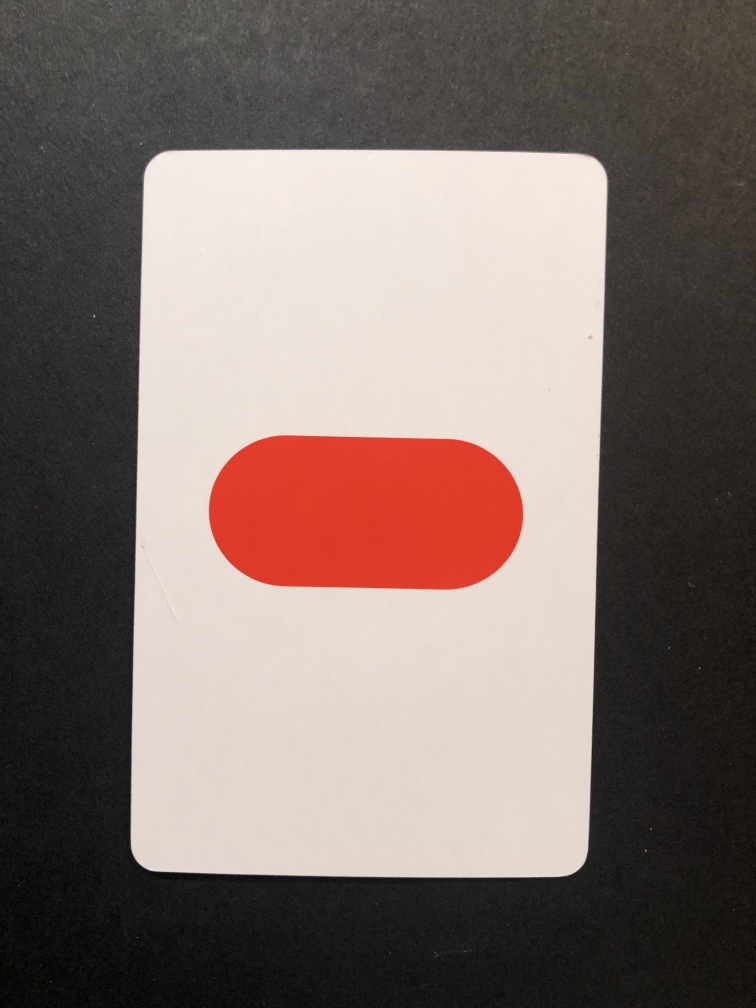
#> input picture img/0000.jpg, 3024 x 4032 px, given in place of the camera (shown at 1/4 size)
$ python warper.py
#> lines starting #> are read from the running program, lines starting #| are printed output that depends on the picture; after the words box and inside, x2 and y2 are one past the last pixel; in counts of white or black regions, pixels touching at a corner belong together
### reference.py
import cv2
import numpy as np
import os

WAIT_TIME = 1500

SHAPES = ["0__0", "0__1", "0__2", "1__0", "1__1", "1__2", "2__0", "2__1", "2__2"]
IMG_TYPE = "jpg"

NUM_DICT = {0: "1", 1: "2", 2: "3"}
COLOR_DICT = {0: "red", 1: "green", 2: "purple"}
FILL_DICT = {0: "solid", 1: "striped", 2: "empty"}
SHAPE_DICT = {0: "oval", 1: "diamond", 2: "squiggle"}

CANNY_THRESH = 50
THRESH_C = 70

CARD_MAX_AREA = 120000
CARD_MIN_AREA = 5000
CARD_WIDTH = 225
CARD_HEIGHT = 350

FONT_SIZE = 2
DEFAULT_FILL = 0

RED_VALS = [0, 49, 64, 255, 212, 255]
GREEN_VALS = [50, 89, 70, 255, 56, 255]
PURPLE_VALS = [90, 179, 12, 255, 82, 255]
VALS_DICT = {0:RED_VALS, 1:GREEN_VALS, 2:PURPLE_VALS}


# idk why i did this. this is the same as the shape class lol
class Card:
    def __init__(self):
        self.name = []
        self.img = []


# really just a class to represent the shape images
class Shape:
    def __init__(self):
        self.img = []
        self.name = "tbd"

    def __init__(self, image, n):
        self.img = image
        self.name = n

    def __repr__(self):
        return name_from_id(self.name, True)


# shows image for time (ms)
# [4 lines left out: function show_wait, not called in this run]


# gets name from number id (id as string)
def name_from_id(id):
    return NUM_DICT[int(id[0])] + " " + COLOR_DICT[int(id[1])] + " " + FILL_DICT[int(id[2])] + " " + SHAPE_DICT[int(id[3])]


# cannot be bothered to think. pts assumed to be 2d array [4][2]
# [33 lines left out: functions format_points, warp, not called in this run]


# empty function for trackbars
def empty(dummy):
    print(dummy)


# stacks images in img_array
def stack_images(scale, img_array):
    rows = len(img_array)
    if rows == 0:
        return cv2.imread("reference/black.jpg")
    cols = len(img_array[0])
    rowsAvailable = isinstance(img_array[0], list)
    width = img_array[0][0].shape[1]
    height = img_array[0][0].shape[0]
    if rowsAvailable:
        for x in range(0, rows):
            for y in range(0, cols):
                if img_array[x][y].shape[:2] == img_array[0][0].shape[:2]:
                    img_array[x][y] = cv2.resize(img_array[x][y], (0, 0), None, scale, scale)
                else:
                    img_array[x][y] = cv2.resize(img_array[x][y], (img_array[0][0].shape[1], img_array[0][0].shape[0]),
                                                 None, scale, scale)
                if len(img_array[x][y].shape) == 2: img_array[x][y] = cv2.cvtColor(img_array[x][y], cv2.COLOR_GRAY2BGR)
        imageBlank = np.zeros((height, width, 3), np.uint8)
        hor = [imageBlank] * rows
        hor_con = [imageBlank] * rows
        for x in range(0, rows):
            hor[x] = np.hstack(img_array[x])
        ver = np.vstack(hor)
    else:
        for x in range(0, rows):
            if img_array[x].shape[:2] == img_array[0].shape[:2]:
                img_array[x] = cv2.resize(img_array[x], (0, 0), None, scale, scale)
            else:
                img_array[x] = cv2.resize(img_array[x], (img_array[0].shape[1], img_array[0].shape[0]), None, scale, scale)
            if len(img_array[x].shape) == 2: img_array[x] = cv2.cvtColor(img_array[x], cv2.COLOR_GRAY2BGR)
        hor = np.hstack(img_array)
        ver = hor
    return ver


# returns color id
# [136 lines left out: functions match_color, match, load_shapes, isolate, not called in this run]

### warper.py
import cv2
import numpy as np
import reference as ref


# def getContours(img):
#     contours, hierarchy = cv2.findContours(img, cv2.RETR_EXTERNAL, cv2.CHAIN_APPROX_NONE)
#     for cnt in contours:
#         area = cv2.contourArea(cnt)
#         # print(area)
#         if area > 500:
#             cv2.drawContours(imgContour, cnt, -1, (255, 0, 0), 3)
#             peri = cv2.arcLength(cnt, True)
#             # print(peri)
#             approx = cv2.approxPolyDP(cnt, 0.02 * peri, True)
#
#             objCor = len(approx)
#             x, y, w, h = cv2.boundingRect(approx)
#
#             if objCor == 4:
#                 objectType = "Card"
#             else:
#                 objectType = ""
#
#             cv2.rectangle(imgContour, (x, y), (x + w, y + h), (0, 255, 0), 2)
#             cv2.putText(imgContour, objectType,
#                         (x + (w // 2) - 10, y + (h // 2) - 10), cv2.FONT_HERSHEY_COMPLEX, 0.5,
#                         (0, 0, 255), 2)
#
#             cv2.putText(imgBlank, "hmmm",
#                         (x + (w // 2) - 10, y + (h // 2) - 10), cv2.FONT_HERSHEY_COMPLEX, 0.5,
#                         (0, 0, 255), 2)
#             cv2.imshow("?", im)


def getContours(img):
    contours, hierarchy = cv2.findContours(imgCanny, cv2.RETR_EXTERNAL, cv2.CHAIN_APPROX_SIMPLE)
    for cnt in contours:
        area = cv2.contourArea(cnt)
        # print(area)
        if area > 500:
            cv2.drawContours(imgContour, cnt, -1, (255, 0, 0), 3)
            peri = cv2.arcLength(cnt, True)
            # print(peri)
            approx = cv2.approxPolyDP(cnt, 0.02 * peri, True)
            # print(approx)

            objCor = len(approx)
            x, y, w, h = cv2.boundingRect(approx)

            if objCor == 4:
                objectType = "Card"
                width, height = 250, 350
                # new = np.float32([[0, 0], [0, height], [width, height], [width, 0]])
                new = np.float32([[0, 0], [0, height], [width, height], [width, 0]])
                p1s = np.float32(approx)
                # if len(p1s) == 4:
                #     print("hello")
                #     p1s = np.float32(ref.format_points(approx))
                warped_canny = ref.warp(imgCanny, p1s, new, width, height)
                warped = ref.warp(img, p1s, new, width, height)
                # warped_dilated = cv2.dilate(warped, kernel=np.ones((3, 3), np.uint8), iterations=1)
                cv2.imshow("warped1", warped_canny)
                cv2.imshow("warped orig", warped)
            else:
                objectType = ""

            cv2.rectangle(imgContour, (x, y), (x + w, y + h), (0, 255, 0), 2)
            cv2.putText(imgContour, objectType,
                        (x + (w // 2) - 10, y + (h // 2) - 10), cv2.FONT_HERSHEY_COMPLEX, 0.5,
                        (0, 0, 255), 2)


vid = cv2.VideoCapture(1)
vid.set(3, 1000)
vid.set(4, 600)
while True:
    success, img = vid.read()
#> img is the input picture: shape (4032, 3024, 3); mean B, G, R 107.6, 113.1, 127.8
    imgContour = img.copy()
    imgGray = cv2.cvtColor(img, cv2.COLOR_BGR2GRAY)
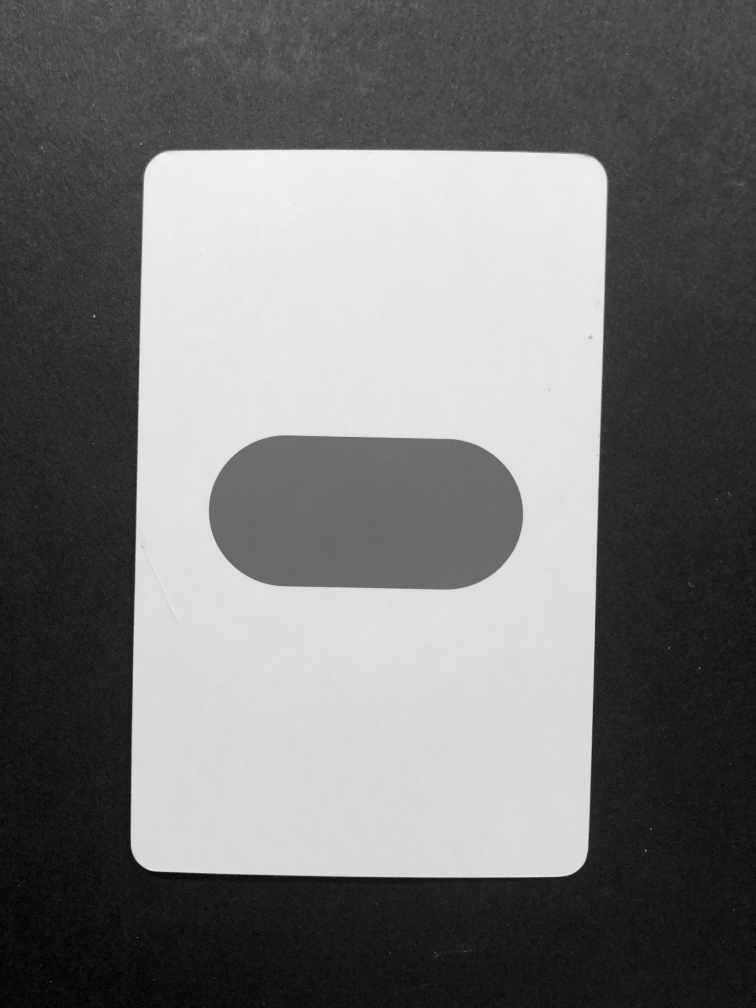
#> imgGray: shape (4032, 3024) (shown at 1/4 size); min 0, max 254, mean 116.9
    imgBlur = cv2.GaussianBlur(imgGray, (7, 7), 1)
    imgCanny = cv2.Canny(imgBlur, 50, 50)
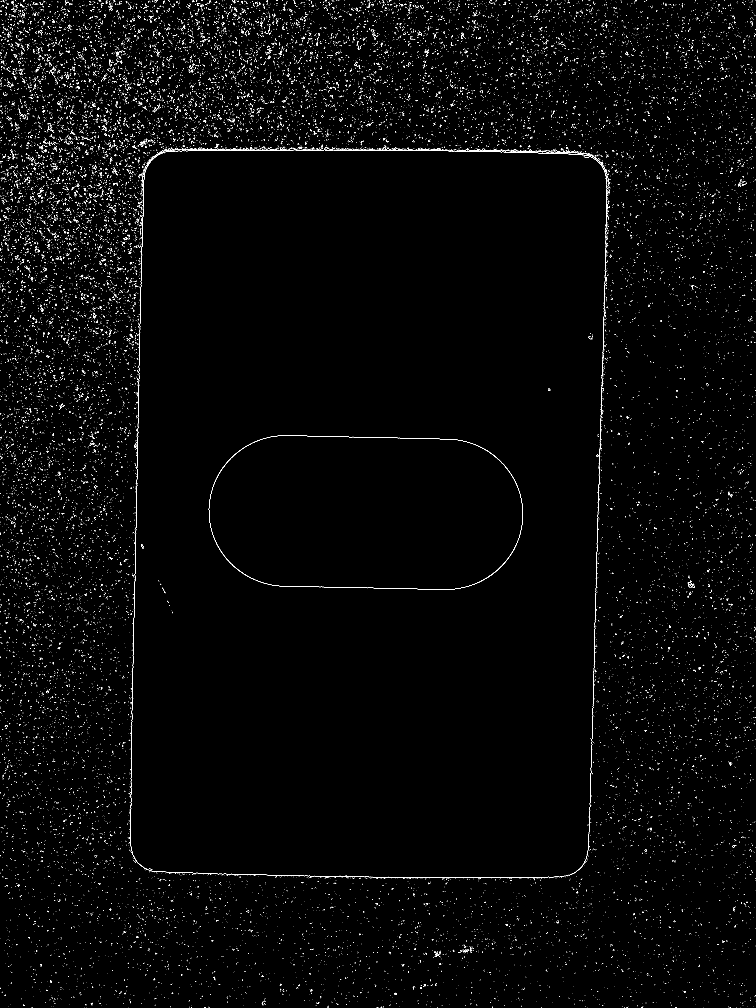
#> imgCanny: shape (4032, 3024) (shown at 1/4 size); 0.86% white in thin lines or dots

    # imgBlank = img.copy()
    imgBlank = np.zeros_like(img)
    getContours(img)
#> in getContours, `contours, hierarchy = cv2.findContours(imgCanny, cv2.RETR_EXTERNAL, cv..`: contours = 27334 contours, 27301 with area under 20; largest, box (x1, y1, x2, y2) and area: (835, 1741, 2092, 2359) 676685, (518, 1335, 533, 1350) 74, (605, 597, 2429, 907) 69, (560, 567, 571, 580) 55, (309, 344, 319, 356) 52
#> the loop in getContours, `for cnt in contours:` made 27334 passes
#> (cnt, area) on passes 1 to 3: ([[2945, 4030], [2945, 4031]], 0), ([[2916, 4030], [2915, 4031]], 0), ([[2349, 4030]], 0)
    imgStack = ref.stack_images(0.8, ([img, imgGray, imgBlur],
                                      [imgCanny, imgContour, imgBlank]))
#> after the loop in stack_images, `for x in range(0, rows):`: hor = 2 items

    cv2.imshow("Stack", imgStack)
    cv2.waitKey(1)

$ run again, on img/0100.jpg
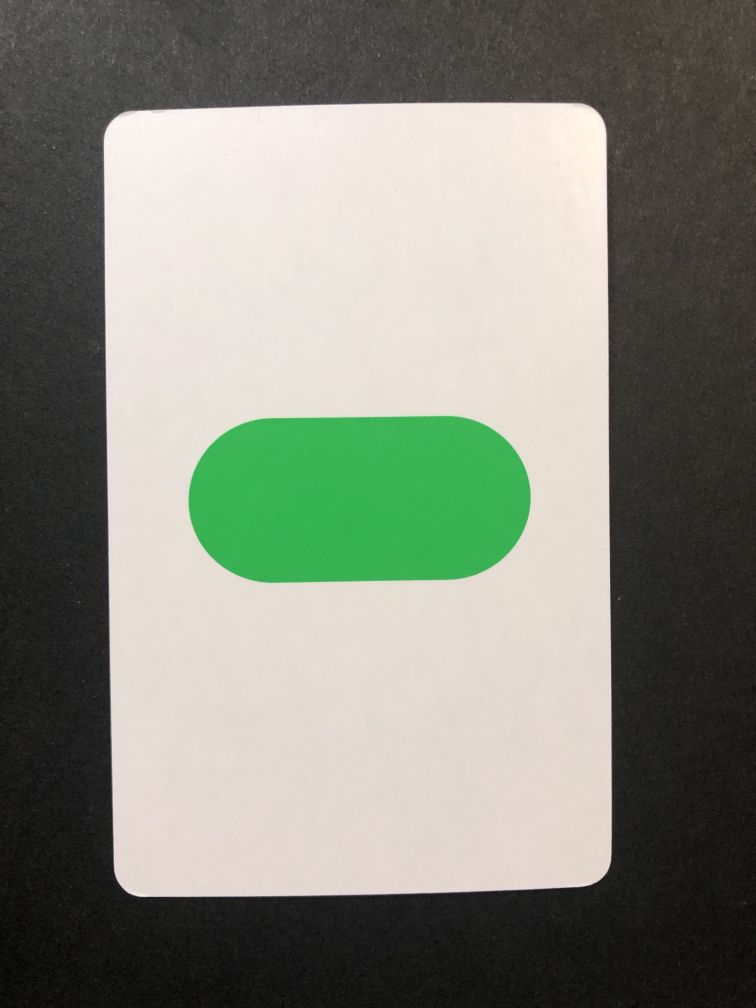
#> input picture img/0100.jpg, 3024 x 4032 px, given in place of the camera (shown at 1/4 size)
#> img is the input picture: shape (4032, 3024, 3); mean B, G, R 123.3, 134.6, 131.5
#> `imgGray = cv2.cvtColor(img, cv2.COLOR_BGR2GRAY)`:
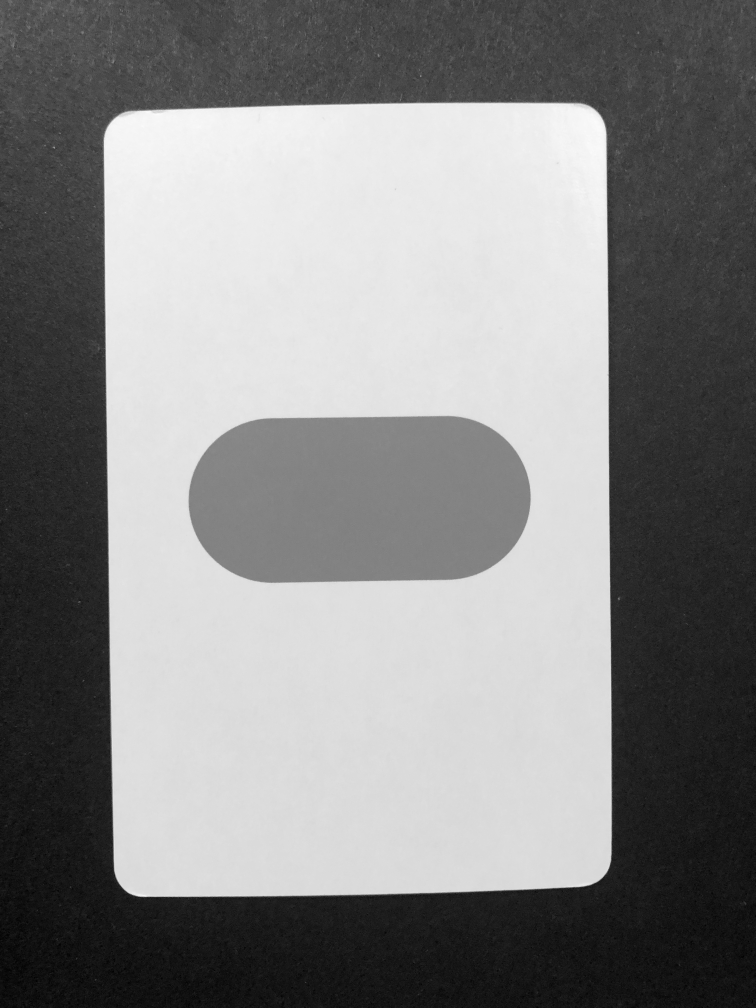
#> imgGray: shape (4032, 3024) (shown at 1/4 size); min 0, max 255, mean 132.4
#> `imgCanny = cv2.Canny(imgBlur, 50, 50)`:
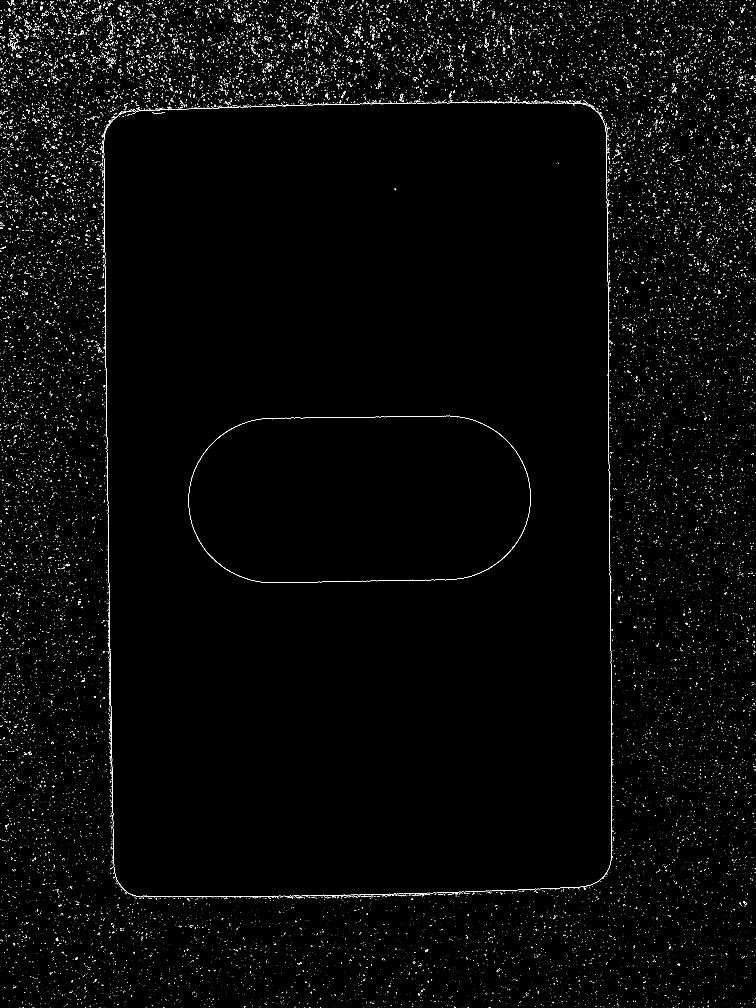
#> imgCanny: shape (4032, 3024) (shown at 1/4 size); 0.85% white in thin lines or dots
#> contours = 26953 contours, 26904 with area under 20; largest, box (x1, y1, x2, y2) and area: (1810, 1686, 2123, 2320) 289, (754, 1663, 1908, 2321) 289, (265, 2255, 279, 2266) 70, (3005, 302, 3013, 315) 58, (2549, 125, 2559, 136) 52
#> the loop in getContours, `for cnt in contours:` made 26953 passes
#> (cnt, area) on passes 1 to 3: ([[2926, 4030]], 0), ([[2774, 4030]], 0), ([[2714, 4030], [2714, 4031]], 0)
#> after the loop in stack_images, `for x in range(0, rows):`: hor = 2 items
